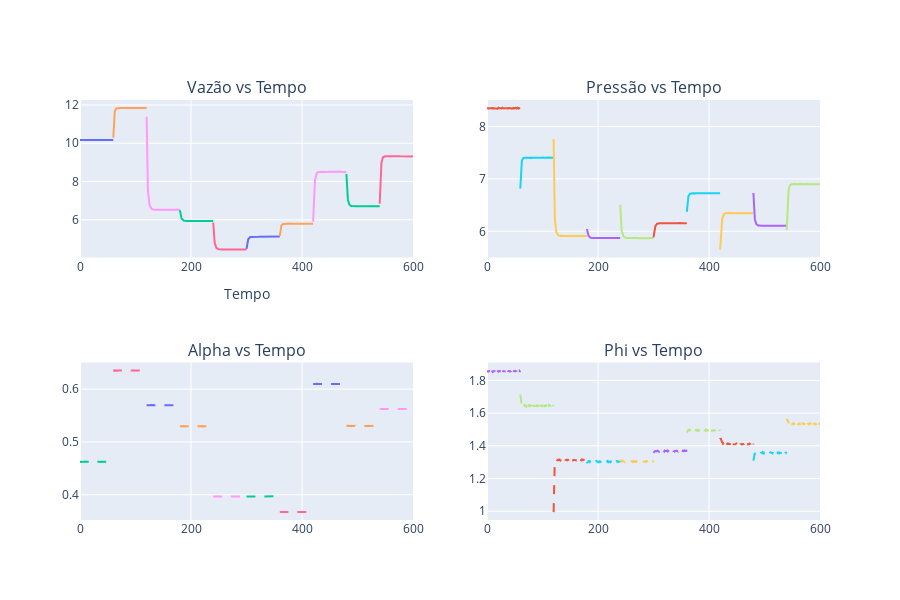

This figure's notebook cell:
### Markdown cell above
##### Gráfico do Modelo

### Code cell
fig = make_subplots(rows=2, cols=2, subplot_titles=("Vazão vs Tempo", "Pressão vs Tempo", "Alpha vs Tempo", "Phi vs Tempo"))

for i in range(0, nAlphas):
    # Vazão
    fig.add_trace(go.Scatter(x=interval[i], y=np.squeeze(massFlowrate[i]), mode='lines',
                             name='Vazão', legendgroup='massflow', showlegend=i == 0), row = 1, col = 1)
    # Pressão
    fig.add_trace(go.Scatter(x=interval[i], y=np.squeeze(PlenumPressure[i]), mode='lines',
                             name='Pressão', legendgroup='pressure', showlegend=i == 0), row = 1, col = 2)
    # Alphas
    fig.add_trace(go.Scatter(x=interval[i], y=np.squeeze(alpha_values[i]), mode='lines', 
                             name='Alphas', line=dict(dash='dash'), legendgroup='alpha', showlegend=i == 0), row = 2, col = 1)
    # Phi
    fig.add_trace(go.Scatter(x=interval[i], y=np.squeeze(phi_values[i]), mode='lines', 
                             name='Alphas', line=dict(dash='dash'), legendgroup='alpha', showlegend=i == 0), row = 2, col = 2)

# Atualiza layout
fig.update_layout(
    xaxis_title='Tempo',
    grid=dict(rows=1, columns=3),
    template='plotly',
    showlegend=False,
    height = 600
)

# Mostra a figura
fig.show()

### Figure 1 — Plotly figure (JSON) as saved in the notebook; plotly's stock layout.template omitted (floating-point values rounded to 4 significant figures; data arrays with more than 128 entries replaced by an {"elided": "..."} marker saying what was removed)
{"data": [{"legendgroup": "massflow", "mode": "lines", "name": "Vazão", "showlegend": true, "type": "scatter", "x": {"elided": "600 float values"}, "xaxis": "x", "y": {"elided": "600 float values"}, "yaxis": "y"}, {"legendgroup": "pressure", "mode": "lines", "name": "Pressão", "showlegend": true, "type": "scatter", "x": {"elided": "600 float values"}, "xaxis": "x2", "y": {"elided": "600 float values"}, "yaxis": "y2"}, {"legendgroup": "alpha", "line": {"dash": "dash"}, "mode": "lines", "name": "Alphas", "showlegend": true, "type": "scatter", "x": {"elided": "600 float values"}, "xaxis": "x3", "y": {"elided": "600 float values"}, "yaxis": "y3"}, {"legendgroup": "alpha", "line": {"dash": "dash"}, "mode": "lines", "name": "Alphas", "showlegend": true, "type": "scatter", "x": {"elided": "600 float values"}, "xaxis": "x4", "y": {"elided": "600 float values"}, "yaxis": "y4"}, {"legendgroup": "massflow", "mode": "lines", "name": "Vazão", "showlegend": false, "type": "scatter", "x": {"elided": "600 float values"}, "xaxis": "x", "y": {"elided": "600 float values"}, "yaxis": "y"}, {"legendgroup": "pressure", "mode": "lines", "name": "Pressão", "showlegend": false, "type": "scatter", "x": {"elided": "600 float values"}, "xaxis": "x2", "y": {"elided": "600 float values"}, "yaxis": "y2"}, {"legendgroup": "alpha", "line": {"dash": "dash"}, "mode": "lines", "name": "Alphas", "showlegend": false, "type": "scatter", "x": {"elided": "600 float values"}, "xaxis": "x3", "y": {"elided": "600 float values"}, "yaxis": "y3"}, {"legendgroup": "alpha", "line": {"dash": "dash"}, "mode": "lines", "name": "Alphas", "showlegend": false, "type": "scatter", "x": {"elided": "600 float values"}, "xaxis": "x4", "y": {"elided": "600 float values"}, "yaxis": "y4"}, {"legendgroup": "massflow", "mode": "lines", "name": "Vazão", "showlegend": false, "type": "scatter", "x": {"elided": "600 float values"}, "xaxis": "x", "y": {"elided": "600 float values"}, "yaxis": "y"}, {"legendgroup": "pressure", "mode": "lines", "name": "Pressão", "showlegend": false, "type": "scatter", "x": {"elided": "600 float values"}, "xaxis": "x2", "y": {"elided": "600 float values"}, "yaxis": "y2"}, {"legendgroup": "alpha", "line": {"dash": "dash"}, "mode": "lines", "name": "Alphas", "showlegend": false, "type": "scatter", "x": {"elided": "600 float values"}, "xaxis": "x3", "y": {"elided": "600 float values"}, "yaxis": "y3"}, {"legendgroup": "alpha", "line": {"dash": "dash"}, "mode": "lines", "name": "Alphas", "showlegend": false, "type": "scatter", "x": {"elided": "600 float values"}, "xaxis": "x4", "y": {"elided": "600 float values"}, "yaxis": "y4"}, {"legendgroup": "massflow", "mode": "lines", "name": "Vazão", "showlegend": false, "type": "scatter", "x": {"elided": "600 float values"}, "xaxis": "x", "y": {"elided": "600 float values"}, "yaxis": "y"}, {"legendgroup": "pressure", "mode": "lines", "name": "Pressão", "showlegend": false, "type": "scatter", "x": {"elided": "600 float values"}, "xaxis": "x2", "y": {"elided": "600 float values"}, "yaxis": "y2"}, {"legendgroup": "alpha", "line": {"dash": "dash"}, "mode": "lines", "name": "Alphas", "showlegend": false, "type": "scatter", "x": {"elided": "600 float values"}, "xaxis": "x3", "y": {"elided": "600 float values"}, "yaxis": "y3"}, {"legendgroup": "alpha", "line": {"dash": "dash"}, "mode": "lines", "name": "Alphas", "showlegend": false, "type": "scatter", "x": {"elided": "600 float values"}, "xaxis": "x4", "y": {"elided": "600 float values"}, "yaxis": "y4"}, {"legendgroup": "massflow", "mode": "lines", "name": "Vazão", "showlegend": false, "type": "scatter", "x": {"elided": "600 float values"}, "xaxis": "x", "y": {"elided": "600 float values"}, "yaxis": "y"}, {"legendgroup": "pressure", "mode": "lines", "name": "Pressão", "showlegend": false, "type": "scatter", "x": {"elided": "600 float values"}, "xaxis": "x2", "y": {"elided": "600 float values"}, "yaxis": "y2"}, {"legendgroup": "alpha", "line": {"dash": "dash"}, "mode": "lines", "name": "Alphas", "showlegend": false, "type": "scatter", "x": {"elided": "600 float values"}, "xaxis": "x3", "y": {"elided": "600 float values"}, "yaxis": "y3"}, {"legendgroup": "alpha", "line": {"dash": "dash"}, "mode": "lines", "name": "Alphas", "showlegend": false, "type": "scatter", "x": {"elided": "600 float values"}, "xaxis": "x4", "y": {"elided": "600 float values"}, "yaxis": "y4"}, {"legendgroup": "massflow", "mode": "lines", "name": "Vazão", "showlegend": false, "type": "scatter", "x": {"elided": "600 float values"}, "xaxis": "x", "y": {"elided": "600 float values"}, "yaxis": "y"}, {"legendgroup": "pressure", "mode": "lines", "name": "Pressão", "showlegend": false, "type": "scatter", "x": {"elided": "600 float values"}, "xaxis": "x2", "y": {"elided": "600 float values"}, "yaxis": "y2"}, {"legendgroup": "alpha", "line": {"dash": "dash"}, "mode": "lines", "name": "Alphas", "showlegend": false, "type": "scatter", "x": {"elided": "600 float values"}, "xaxis": "x3", "y": {"elided": "600 float values"}, "yaxis": "y3"}, {"legendgroup": "alpha", "line": {"dash": "dash"}, "mode": "lines", "name": "Alphas", "showlegend": false, "type": "scatter", "x": {"elided": "600 float values"}, "xaxis": "x4", "y": {"elided": "600 float values"}, "yaxis": "y4"}, {"legendgroup": "massflow", "mode": "lines", "name": "Vazão", "showlegend": false, "type": "scatter", "x": {"elided": "600 float values"}, "xaxis": "x", "y": {"elided": "600 float values"}, "yaxis": "y"}, {"legendgroup": "pressure", "mode": "lines", "name": "Pressão", "showlegend": false, "type": "scatter", "x": {"elided": "600 float values"}, "xaxis": "x2", "y": {"elided": "600 float values"}, "yaxis": "y2"}, {"legendgroup": "alpha", "line": {"dash": "dash"}, "mode": "lines", "name": "Alphas", "showlegend": false, "type": "scatter", "x": {"elided": "600 float values"}, "xaxis": "x3", "y": {"elided": "600 float values"}, "yaxis": "y3"}, {"legendgroup": "alpha", "line": {"dash": "dash"}, "mode": "lines", "name": "Alphas", "showlegend": false, "type": "scatter", "x": {"elided": "600 float values"}, "xaxis": "x4", "y": {"elided": "600 float values"}, "yaxis": "y4"}, {"legendgroup": "massflow", "mode": "lines", "name": "Vazão", "showlegend": false, "type": "scatter", "x": {"elided": "600 float values"}, "xaxis": "x", "y": {"elided": "600 float values"}, "yaxis": "y"}, {"legendgroup": "pressure", "mode": "lines", "name": "Pressão", "showlegend": false, "type": "scatter", "x": {"elided": "600 float values"}, "xaxis": "x2", "y": {"elided": "600 float values"}, "yaxis": "y2"}, {"legendgroup": "alpha", "line": {"dash": "dash"}, "mode": "lines", "name": "Alphas", "showlegend": false, "type": "scatter", "x": {"elided": "600 float values"}, "xaxis": "x3", "y": {"elided": "600 float values"}, "yaxis": "y3"}, {"legendgroup": "alpha", "line": {"dash": "dash"}, "mode": "lines", "name": "Alphas", "showlegend": false, "type": "scatter", "x": {"elided": "600 float values"}, "xaxis": "x4", "y": {"elided": "600 float values"}, "yaxis": "y4"}, {"legendgroup": "massflow", "mode": "lines", "name": "Vazão", "showlegend": false, "type": "scatter", "x": {"elided": "600 float values"}, "xaxis": "x", "y": {"elided": "600 float values"}, "yaxis": "y"}, {"legendgroup": "pressure", "mode": "lines", "name": "Pressão", "showlegend": false, "type": "scatter", "x": {"elided": "600 float values"}, "xaxis": "x2", "y": {"elided": "600 float values"}, "yaxis": "y2"}, {"legendgroup": "alpha", "line": {"dash": "dash"}, "mode": "lines", "name": "Alphas", "showlegend": false, "type": "scatter", "x": {"elided": "600 float values"}, "xaxis": "x3", "y": {"elided": "600 float values"}, "yaxis": "y3"}, {"legendgroup": "alpha", "line": {"dash": "dash"}, "mode": "lines", "name": "Alphas", "showlegend": false, "type": "scatter", "x": {"elided": "600 float values"}, "xaxis": "x4", "y": {"elided": "600 float values"}, "yaxis": "y4"}, {"legendgroup": "massflow", "mode": "lines", "name": "Vazão", "showlegend": false, "type": "scatter", "x": {"elided": "600 float values"}, "xaxis": "x", "y": {"elided": "600 float values"}, "yaxis": "y"}, {"legendgroup": "pressure", "mode": "lines", "name": "Pressão", "showlegend": false, "type": "scatter", "x": {"elided": "600 float values"}, "xaxis": "x2", "y": {"elided": "600 float values"}, "yaxis": "y2"}, {"legendgroup": "alpha", "line": {"dash": "dash"}, "mode": "lines", "name": "Alphas", "showlegend": false, "type": "scatter", "x": {"elided": "600 float values"}, "xaxis": "x3", "y": {"elided": "600 float values"}, "yaxis": "y3"}, {"legendgroup": "alpha", "line": {"dash": "dash"}, "mode": "lines", "name": "Alphas", "showlegend": false, "type": "scatter", "x": {"elided": "600 float values"}, "xaxis": "x4", "y": {"elided": "600 float values"}, "yaxis": "y4"}], "layout": {"annotations": [{"font": {"size": 16}, "showarrow": false, "text": "Vazão vs Tempo", "x": 0.225, "xanchor": "center", "xref": "paper", "y": 1, "yanchor": "bottom", "yref": "paper"}, {"font": {"size": 16}, "showarrow": false, "text": "Pressão vs Tempo", "x": 0.775, "xanchor": "center", "xref": "paper", "y": 1, "yanchor": "bottom", "yref": "paper"}, {"font": {"size": 16}, "showarrow": false, "text": "Alpha vs Tempo", "x": 0.225, "xanchor": "center", "xref": "paper", "y": 0.375, "yanchor": "bottom", "yref": "paper"}, {"font": {"size": 16}, "showarrow": false, "text": "Phi vs Tempo", "x": 0.775, "xanchor": "center", "xref": "paper", "y": 0.375, "yanchor": "bottom", "yref": "paper"}], "grid": {"columns": 3, "rows": 1}, "height": 600, "showlegend": false, "xaxis": {"anchor": "y", "domain": [0, 0.45], "title": {"text": "Tempo"}}, "xaxis2": {"anchor": "y2", "domain": [0.55, 1]}, "xaxis3": {"anchor": "y3", "domain": [0, 0.45]}, "xaxis4": {"anchor": "y4", "domain": [0.55, 1]}, "yaxis": {"anchor": "x", "domain": [0.625, 1]}, "yaxis2": {"anchor": "x2", "domain": [0.625, 1]}, "yaxis3": {"anchor": "x3", "domain": [0, 0.375]}, "yaxis4": {"anchor": "x4", "domain": [0, 0.375]}}}
